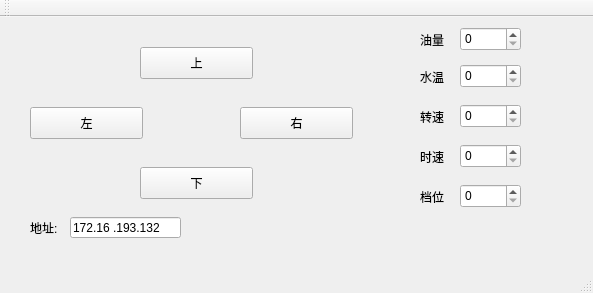
<?xml version="1.0" encoding="UTF-8"?>
<ui version="4.0">
 <class>MainWindow</class>
 <widget class="QMainWindow" name="MainWindow">
  <property name="geometry">
   <rect>
    <x>0</x>
    <y>0</y>
    <width>593</width>
    <height>293</height>
   </rect>
  </property>
  <property name="windowTitle">
   <string>MainWindow</string>
  </property>
  <widget class="QWidget" name="centralWidget">
   <widget class="QPushButton" name="btnUp">
    <property name="geometry">
     <rect>
      <x>140</x>
      <y>30</y>
      <width>113</width>
      <height>32</height>
     </rect>
    </property>
    <property name="text">
     <string>上</string>
    </property>
   </widget>
   <widget class="QPushButton" name="btnLeft">
    <property name="geometry">
     <rect>
      <x>30</x>
      <y>90</y>
      <width>113</width>
      <height>32</height>
     </rect>
    </property>
    <property name="text">
     <string>左</string>
    </property>
   </widget>
   <widget class="QPushButton" name="btnRight">
    <property name="geometry">
     <rect>
      <x>240</x>
      <y>90</y>
      <width>113</width>
      <height>32</height>
     </rect>
    </property>
    <property name="text">
     <string>右</string>
    </property>
   </widget>
   <widget class="QPushButton" name="btnDown">
    <property name="geometry">
     <rect>
      <x>140</x>
      <y>150</y>
      <width>113</width>
      <height>32</height>
     </rect>
    </property>
    <property name="text">
     <string>下</string>
    </property>
   </widget>
   <widget class="QSpinBox" name="sbOil">
    <property name="geometry">
     <rect>
      <x>460</x>
      <y>10</y>
      <width>61</width>
      <height>24</height>
     </rect>
    </property>
   </widget>
   <widget class="QLabel" name="label">
    <property name="geometry">
     <rect>
      <x>420</x>
      <y>13</y>
      <width>31</width>
      <height>20</height>
     </rect>
    </property>
    <property name="text">
     <string>油量</string>
    </property>
   </widget>
   <widget class="QSpinBox" name="sbWater">
    <property name="geometry">
     <rect>
      <x>460</x>
      <y>47</y>
      <width>61</width>
      <height>24</height>
     </rect>
    </property>
    <property name="minimum">
     <number>0</number>
    </property>
    <property name="maximum">
     <number>100</number>
    </property>
   </widget>
   <widget class="QLabel" name="label_2">
    <property name="geometry">
     <rect>
      <x>420</x>
      <y>50</y>
      <width>31</width>
      <height>20</height>
     </rect>
    </property>
    <property name="text">
     <string>水温</string>
    </property>
   </widget>
   <widget class="QSpinBox" name="spinBox_3">
    <property name="geometry">
     <rect>
      <x>460</x>
      <y>87</y>
      <width>61</width>
      <height>24</height>
     </rect>
    </property>
    <property name="minimum">
     <number>0</number>
    </property>
    <property name="maximum">
     <number>8000</number>
    </property>
    <property name="singleStep">
     <number>50</number>
    </property>
   </widget>
   <widget class="QLabel" name="label_3">
    <property name="geometry">
     <rect>
      <x>420</x>
      <y>90</y>
      <width>31</width>
      <height>20</height>
     </rect>
    </property>
    <property name="text">
     <string>转速</string>
    </property>
   </widget>
   <widget class="QSpinBox" name="spinBox_4">
    <property name="geometry">
     <rect>
      <x>460</x>
      <y>127</y>
      <width>61</width>
      <height>24</height>
     </rect>
    </property>
    <property name="maximum">
     <number>200</number>
    </property>
   </widget>
   <widget class="QLabel" name="label_4">
    <property name="geometry">
     <rect>
      <x>420</x>
      <y>130</y>
      <width>31</width>
      <height>20</height>
     </rect>
    </property>
    <property name="text">
     <string>时速</string>
    </property>
   </widget>
   <widget class="QSpinBox" name="spinBox_5">
    <property name="geometry">
     <rect>
      <x>460</x>
      <y>167</y>
      <width>61</width>
      <height>24</height>
     </rect>
    </property>
   </widget>
   <widget class="QLabel" name="label_5">
    <property name="geometry">
     <rect>
      <x>420</x>
      <y>170</y>
      <width>31</width>
      <height>20</height>
     </rect>
    </property>
    <property name="text">
     <string>档位</string>
    </property>
   </widget>
   <widget class="QLineEdit" name="leAddress">
    <property name="geometry">
     <rect>
      <x>70</x>
      <y>200</y>
      <width>111</width>
      <height>21</height>
     </rect>
    </property>
    <property name="inputMask">
     <string>009.009.009.009</string>
    </property>
    <property name="text">
     <string>172.16.193.132</string>
    </property>
   </widget>
   <widget class="QLabel" name="label_6">
    <property name="geometry">
     <rect>
      <x>30</x>
      <y>203</y>
      <width>41</width>
      <height>16</height>
     </rect>
    </property>
    <property name="text">
     <string>地址:</string>
    </property>
   </widget>
  </widget>
  <widget class="QMenuBar" name="menuBar">
   <property name="geometry">
    <rect>
     <x>0</x>
     <y>0</y>
     <width>593</width>
     <height>22</height>
    </rect>
   </property>
  </widget>
  <widget class="QToolBar" name="mainToolBar">
   <attribute name="toolBarArea">
    <enum>TopToolBarArea</enum>
   </attribute>
   <attribute name="toolBarBreak">
    <bool>false</bool>
   </attribute>
  </widget>
  <widget class="QStatusBar" name="statusBar"/>
 </widget>
 <layoutdefault spacing="6" margin="11"/>
 <resources/>
 <connections/>
</ui>
